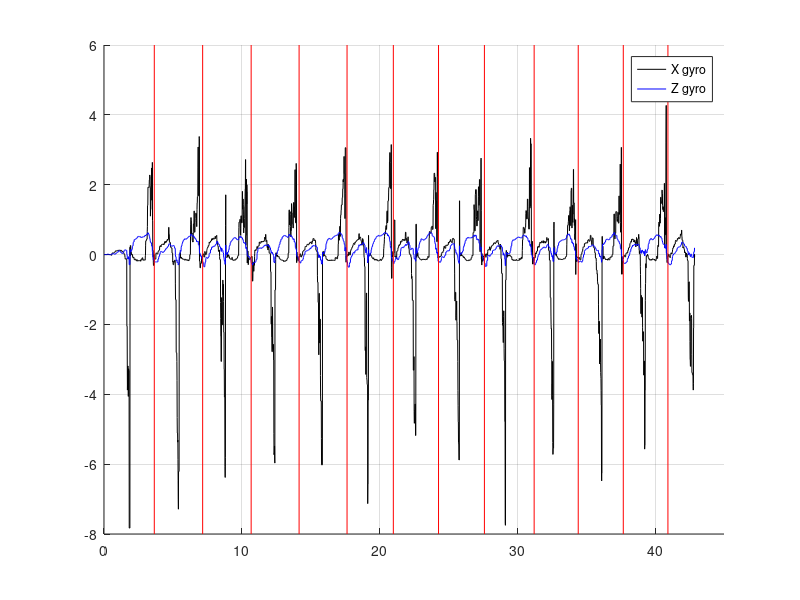

This figure's MATLAB source:
%CatchTiming.m
%Program to test identifying the catch from the sensor data
%December 6th
%Team FrEE SpEEd
%% Read File and parse data
clear all

M = csvread('WFeather_12_4_18.txt'); % Read in all raw data

%Parse Data
xg = M(:,4);    % x gyroscope
yg = M(:,5);    % y gyroscope
zg = M(:,6);    % z gyroscope

t = linspace(1,length(xg),length(xg))/100; % Generator time vector

%% Method 1: Set High Peak Value For XGyro
state = 0; % waiting for square up to begin
           %= 1; waiting to for squared
           %=2; waiting for oar drop. ready to identify catch

%Step through gyro values and try to identity catch
figure(1)
hold on
grid on
axis([0, 45, -8, 6])
plot(t, xg, 'k-', t, zg, 'b-')
num=0;

for i=1:length(t)
    %plot(t(i),xg(i),'b.', t(i), zg(i), 'r.');
    %drawnow
     
    if (xg(i)>2) && (state==0)
         state = 1; 
    end
    
    
    if (xg(i)<=0) && (state==1)
         state = 2; 
    end
     
     %identifies catch
     if (zg(i)<=-0.2) && (state==2)
         num=num+1;
         plot([t(i),t(i)],[-8,6],'r-')
         drawnow
         state=0;
     end
    
end

legend('X gyro', 'Z gyro');
%This method is not robust enough to deal with data outliers
%Is the catch at the right point?
%Worried about the accrual of time errors. Eventually should do analysis to
%combine all source of time error and determine accuracy of the system as a
%whole. 
%% Method 2: Maintain Value for sustained period of time

%% Method 3: Check Average Value
